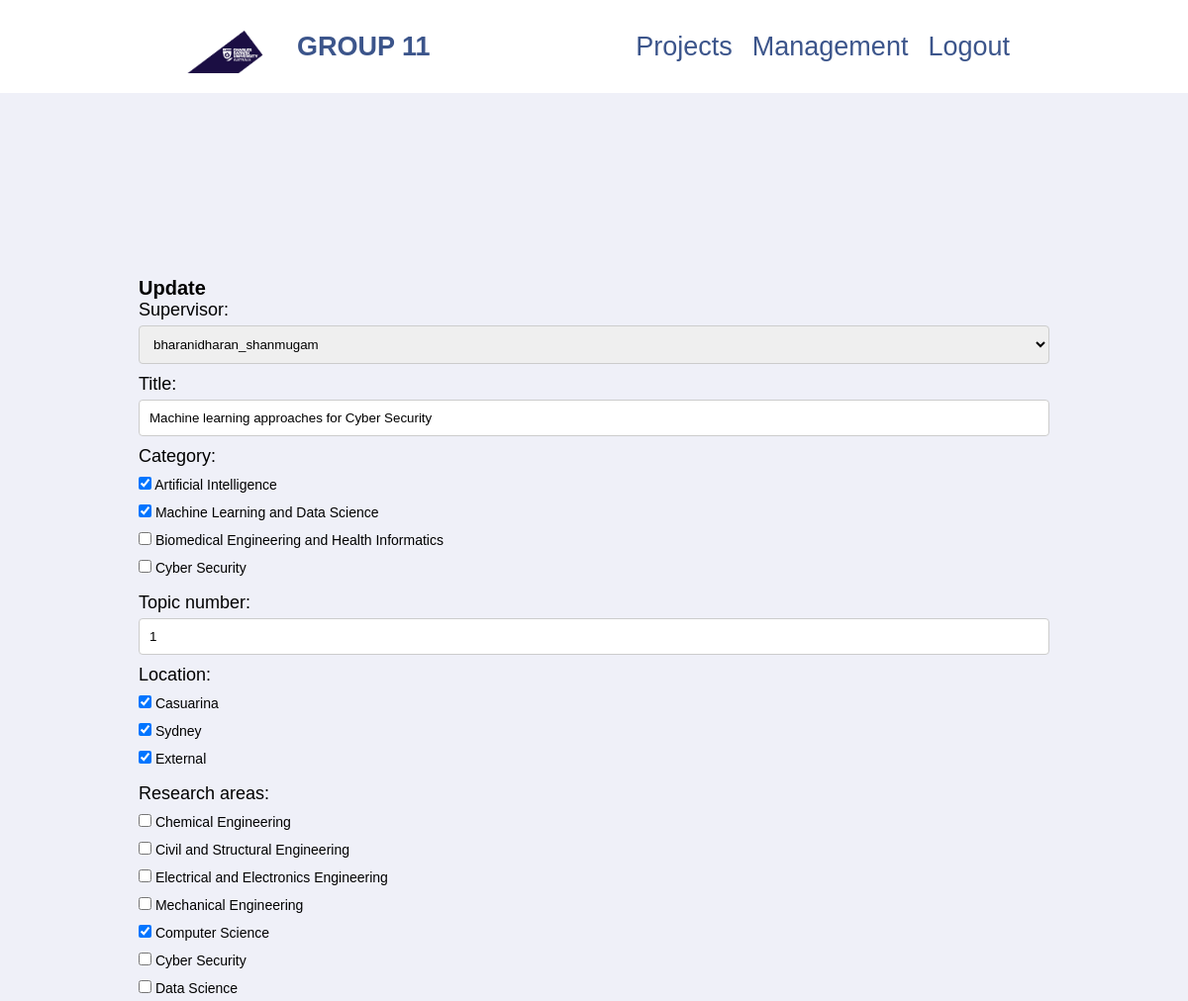
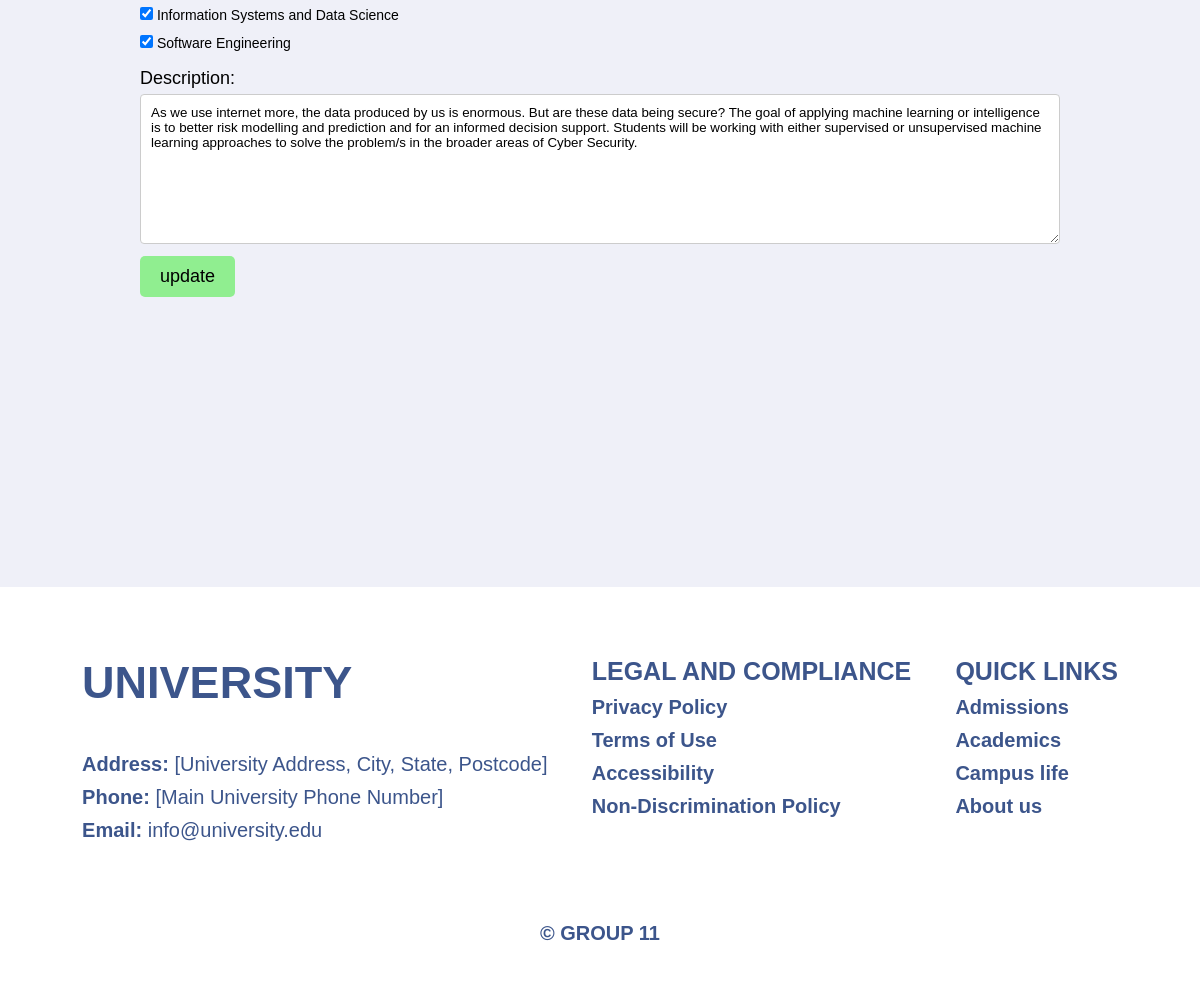
The app's page /management/update-project/1 (signed in) with its own data (2 pictures, top to bottom).
### management/models.py (models this page shows, shortened)
class Project(models.Model):
    supervisor = models.ForeignKey(User, null=True, on_delete=models.SET_NULL)
    title = models.CharField(max_length=100, null=True)
    category = models.ManyToManyField("Category", blank=True)
    topic_num = models.PositiveIntegerField("Topic number", null=True, unique=True)
    location = models.ManyToManyField("Location", blank=True)
    research_areas = models.ManyToManyField("ResearchArea", blank=True)
    description = models.TextField(blank=True)

### management/views.py (the view)
# urls.py: re_path(r"^update-project/(?P<slug>\d+)$", views.update_project, name="update-project"),
@login_required
@user_passes_test(lambda user: user.user_type in ['unit_coordinator'])
def update_project(request, slug):
    try:
        current_project = get_object_or_404(Project, topic_num=slug)
        form = ProjectForm(request.POST or None, instance=current_project)
        if form.is_valid():
            form.save()
            return redirect("manage-project")
        context = {
            "project": current_project,
            "form": form,
        }
        return render(request, "management/updateProject.html", context)
    except:
        return HttpResponseNotFound("Something wrong with the link")

### management/forms.py
class ProjectForm(ModelForm):
    class Meta:
        model = Project
        fields = ('supervisor', 'title', 'category', 'topic_num', 'location', 'research_areas', 'description')
        widgets = {
            'supervisor': forms.Select(attrs={'class':'input'}),
            'title': forms.TextInput(attrs={'class':'input'}),
            'topic_num': forms.NumberInput(attrs={'class': "inputNum"}),
            'category': CheckboxSelectMultiple(attrs={'class': "checkbox"}),  # Use the built-in CheckboxSelectMultiple widget
            'location': CheckboxSelectMultiple(attrs={'class': "checkbox"}),
            'research_areas': CheckboxSelectMultiple(attrs={'class': "checkbox"}),
            "description": forms.Textarea(attrs={'class':'textarea'}),
        }

### management/models.py (called while the page is built)
    def __str__(self):
        return self.name

    def __str__(self):
        return self.name

    def __str__(self):
        return self.name

### management/templates/management/updateProject.html (shortened to what this page needs)
{% extends "base.html" %}
{% load static %}
{% block css_files %}
    <link rel="stylesheet" href="{% static "management/management_addProject.css"%}">
{% endblock %}
{% block content %}
{% if user.is_authenticated %}
    {% if user.user_type == "unit_coordinator" or user == project.supervisor %}
        <div class="container">
            <h1>Update</h1>
            <form class="form" action="" method="POST">
                {{ form.as_p }}
                <input class="update-success" type="submit" value="update">
            </form>
        </div>
    {% else %}
        <h1>Only the supervisor of this project or admin can update this project </h1>
    {% endif %}
{% endif %}
{% endblock content %}

### assignment_4_app/static/assignment_4_app/app.css (style rules this page uses)
:root { --color-primary: #3C558B; --color-secondary: white; --color-dark-blue: #1c0e45; --color-grey: #eff0f8; --color-text-dark: #182620; }
*, *::before, *::after { margin: 0; padding: 0; box-sizing: inherit; font-family: inherit; }
html { font-size: 62.5%; font-family: Arial, sans-serif; }
body { box-sizing: border-box; position: relative; background-color: white; }

### management/static/management/management_addProject.css (style rules this page uses)
.input { width: 100%; padding: 10px; margin: 5px 0 10px 0; display: inline-block; border: 1px solid #ccc; border-radius: 4px; box-sizing: border-box; }
.inputNum { width: 100%; padding: 10px; margin: 5px 0 10px 0; display: inline-block; border: 1px solid #ccc; border-radius: 4px; box-sizing: border-box; }
.checkbox { margin: 5px 0 10px 0; }
.textarea { width: 100%; height: 150px; padding: 10px; margin: 5px 0 10px 0; display: inline-block; border: 1px solid #ccc; border-radius: 4px; box-sizing: border-box; }
p > label { font-size: 1.8rem; }
div > label { font-size: 1.4rem; }
.update-success { font-size: 1.8rem; margin-bottom: 1rem; padding: 1rem 2rem; border-radius: 5px; background-color: lightgreen; border: none; }

### records on screen
Project: supervisor "bharanidharan_shanmugam", title "Machine learning approaches for Cyber Security", topic_num "1", description "As we use internet more, the data produced by us is enormous. But are these data being secure? The goal of applying machine learning or intelligence is to better risk modelling and prediction and for an informed decision support. Students will be working with either supervised or unsupervised machine learning approaches to solve the problem/s in the broader areas of Cyber Security."
